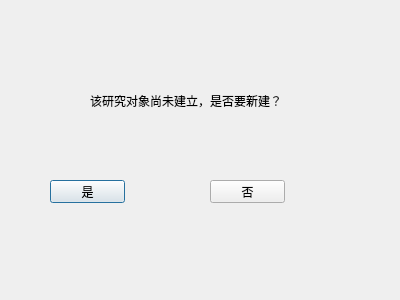
<?xml version="1.0" encoding="UTF-8"?>
<ui version="4.0">
 <class>Notexit</class>
 <widget class="QDialog" name="Notexit">
  <property name="geometry">
   <rect>
    <x>0</x>
    <y>0</y>
    <width>400</width>
    <height>300</height>
   </rect>
  </property>
  <property name="windowTitle">
   <string>提示</string>
  </property>
  <widget class="QLabel" name="label">
   <property name="geometry">
    <rect>
     <x>90</x>
     <y>60</y>
     <width>221</width>
     <height>81</height>
    </rect>
   </property>
   <property name="text">
    <string>该研究对象尚未建立，是否要新建？</string>
   </property>
  </widget>
  <widget class="QPushButton" name="yes">
   <property name="geometry">
    <rect>
     <x>50</x>
     <y>180</y>
     <width>75</width>
     <height>23</height>
    </rect>
   </property>
   <property name="text">
    <string>是</string>
   </property>
  </widget>
  <widget class="QPushButton" name="no">
   <property name="geometry">
    <rect>
     <x>210</x>
     <y>180</y>
     <width>75</width>
     <height>23</height>
    </rect>
   </property>
   <property name="text">
    <string>否</string>
   </property>
  </widget>
 </widget>
 <resources/>
 <connections/>
</ui>
